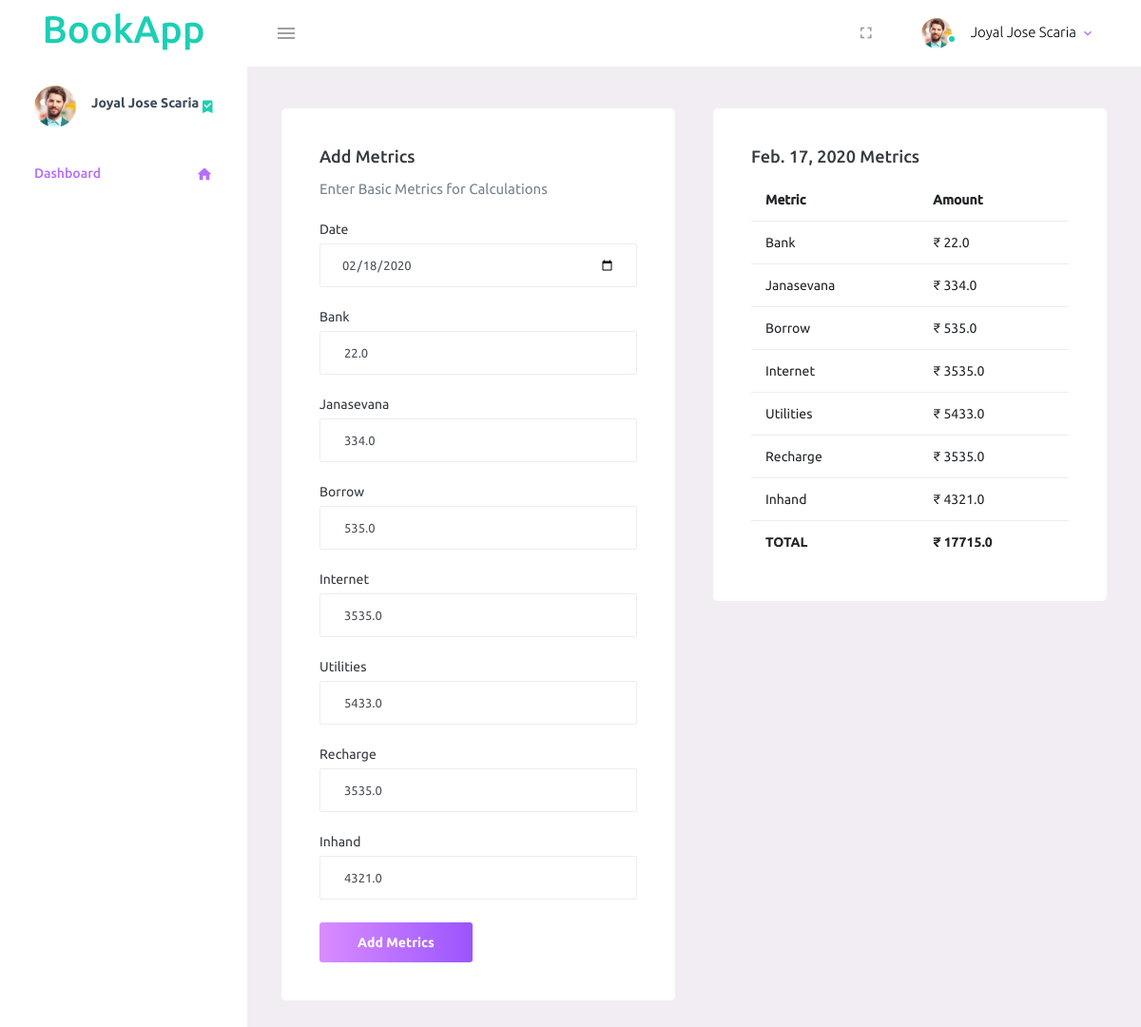
/tabadd/, run on the app's committed database.
### book/models.py (models this page shows)
class Tab(models.Model):
    date = models.DateField(default=timezone.now , unique=True)
    bank = models.FloatField()
    janasevana = models.FloatField()
    borrow = models.FloatField()
    internet = models.FloatField()
    utilities = models.FloatField()
    recharge = models.FloatField()
    inhand = models.FloatField()
    total = models.FloatField()
    def __str__(self):
        return str(self.date)

### book/views.py (the view)
# urls.py: path('tabadd/' , views.tab_add , name="tabadd"),
def tab_add(request):
    data = Tab.objects.order_by("date").reverse()[:1]
    last_date = Tab.objects.latest('date')
    last_total = Tab.objects.latest('total')
    if str(last_date) == str(date.today()):
        print("hekl" + str(last_date) + "." + str(date.today()))
        form_not_valid = True
    else:
        form_not_valid = False
    adddata = 23
    if request.method == 'POST':
        form = TabAdd(request.POST)
        if form.is_valid():
            date_not_enter = False
            date_not_allowed = False
            form_added = False
            date_old = datetime.strptime(request.POST['date_submitted'] , "%Y-%m-%d").date()
            old = date_old - timedelta(days=1)
            last_date_new = datetime.strptime(str(last_date) , "%Y-%m-%d").date()
            new_add = str(last_date_new + timedelta(days=1))
            adddata = form.cleaned_data['bank'] + form.cleaned_data['janasevana'] + form.cleaned_data['borrow'] + form.cleaned_data['internet'] + form.cleaned_data['utilities'] + form.cleaned_data['recharge'] + form.cleaned_data['inhand']
            diff = float(adddata)-data[0].total
            print(data[0].total)
            if request.POST['date_submitted'] > str(date.today()):
                date_not_allowed = True
                context = {'data':data ,'form':form , 'form_not_valid':form_not_valid , 'date_not_allowed' : date_not_allowed }
                return render(request , 'book/tab_add.html' , context)
            elif str(last_date) != str(old) and str(old) > str(last_date):
                date_not_enter = True
                context = {'data':data ,'form':form , 'form_not_valid':form_not_valid , 'new_add' : new_add , 'date_not_enter':date_not_enter }
                return render(request , 'book/tab_add.html' , context)
            else:
                datas = Tab(date = request.POST['date_submitted'],bank = request.POST['bank'], janasevana = request.POST['janasevana'] , borrow = request.POST['borrow'] , internet = request.POST['internet'] , utilities = request.POST['utilities'] , recharge = request.POST['recharge'] , inhand = request.POST['inhand'] , total = adddata)
                datas.save()
                print("add" + str(float(str(adddata))) + " data"+ str(float(str(data[0].total))))
                data1 = Balance(date = request.POST['date_submitted'] , balance = adddata , diff = diff)
                data1.save()
                form_added = True
                context = {'data':data ,'form':form , 'form_not_valid':form_not_valid , 'form_added': form_added }
                return render(request , 'book/tab_add.html' , context)
    else:
        form = TabAdd()
    context = {'data':data ,'form':form , 'form_not_valid':form_not_valid }
    return render(request , 'book/tab_add.html' , context)

### book/templates/book/tab_add.html (shortened to what this page needs)
{% extends 'book/base.html' %}
{% load staticfiles %}
{% block content %}
<div class="main-panel">
    <div class="content-wrapper">
        <div class="row">
            <div class="col-md-6  grid-margin stretch-card">
                <div class="card">
                    <div class="card-body">
                        <h4 class="card-title">Add Metrics</h4>
                        <p class="card-description"> Enter Basic Metrics for Calculations </p>
                        <form class="forms-sample" method="POST" action="{% url 'book:tabadd' %}" id="form1">
                            <div class="form-group">
                                <label for="date">Date</label>
                                {{form.date_submitted}}
                            </div>
                            <div class="form-group">
                                <label for="bank">Bank</label>
                                {{form.bank}}
                            </div>
                            <div class="form-group">
                                <label for="janasevana">Janasevana</label>
                                {{form.janasevana}}
                            </div>
                            <div class="form-group">
                                <label for="borrow">Borrow</label>
                                {{form.borrow}}
                            </div>
                            <div class="form-group">
                                <label for="internet">Internet</label>
                                {{form.internet}}
                            </div>
                            <div class="form-group">
                                <label for="utilities">Utilities</label>
                                {{form.utilities}}
                            </div>
                            <div class="form-group">
                                <label for="recharge">Recharge</label>
                                {{form.recharge}}
                            </div>
                            <div class="form-group">
                                <label for="inhand">Inhand</label>
                                {{form.inhand}}
                            </div>
                            <button type="submit" id="cbutton" class="btn btn-gradient-primary mr-2" onClick="addVal()">Add Metrics</button>
                        </form>
                    </div>
                </div>
            </div>
            <div class="col-md-6 grid-margin ">
                <div class="card">
                    <div class="card-body">
                        <h4 class="card-title">
                            {%for dat in data %}
                            {{dat.date}}
                            {% endfor %} Metrics
                        </h4>
                        <div class="table-responsive">
                            <table class="table">
                                <thead>
                                    <tr>
                                        <th class="font-weight-bold"> Metric </th>
                                        <th class="font-weight-bold"> Amount </th>
                                    </tr>
                                </thead>
                                <tbody>
                                    <tr>
                                        <td id="{{forloop.counter}}lis">Bank</td>
                                        <td id="{{forloop.counter}}val">₹ {% for dat in data %} {{dat.bank}} {% endfor %}</td>
                                    </tr>
                                    <tr>
                                        <td id="{{forloop.counter}}lis">Janasevana</td>
                                        <td id="{{forloop.counter}}val">₹ {% for dat in data %} {{dat.janasevana}} {% endfor %}</td>
                                    </tr>
                                    <tr>
                                        <td id="{{forloop.counter}}lis">Borrow</td>
                                        <td id="{{forloop.counter}}val">₹ {% for dat in data %} {{dat.borrow}} {% endfor %}</td>
                                    </tr>
                                    <tr>
                                        <td id="{{forloop.counter}}lis">Internet</td>
                                        <td id="{{forloop.counter}}val">₹ {% for dat in data %} {{dat.internet}} {% endfor %}</td>
                                    </tr>
                                    <tr>
                                        <td id="{{forloop.counter}}lis">Utilities</td>
                                        <td id="{{forloop.counter}}val">₹ {% for dat in data %} {{dat.utilities}} {% endfor %}</td>
                                    </tr>
                                    <tr>
                                        <td id="{{forloop.counter}}lis">Recharge</td>
                                        <td id="{{forloop.counter}}val">₹ {% for dat in data %} {{dat.recharge}} {% endfor %}</td>
                                    </tr>
                                    <tr>
                                        <td id="{{forloop.counter}}lis">Inhand</td>
                                        <td id="{{forloop.counter}}val">₹ {% for dat in data %} {{dat.inhand}} {% endfor %}</td>
                                    </tr>
                                    <tr>
                                        <td id="{{forloop.counter}}lis" class="font-weight-bold text-uppercase">Total</td>
                                        <td id="{{forloop.counter}}val" class="font-weight-bold">₹ {% for dat in data %} {{dat.total}} {% endfor %}</td>
                                    </tr>
                                </tbody>
                            </table>
                        </div>
                    </div>
                </div>
            </div>
        </div>
    </div>
</div>
{% endblock %}

### data on the page
Tab: date "Feb. 17, 2020", bank "22.0", janasevana "334.0", borrow "535.0", internet "3535.0", utilities "5433.0", recharge "3535.0", inhand "4321.0", total "17715.0"
